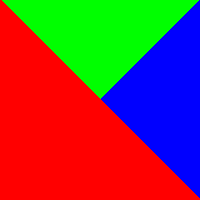
#> input picture samples/BMP24.BMP, 200 x 200 px
$ python -i img_encode.py   (imports and definitions only)
#> lines starting #> are read from the running program, lines starting #| are printed output that depends on the picture
#> further down, picture is the input picture: PIL image 200x200 RGB; mean R, G, B 129.4, 62.5, 63.1
#!/usr/bin/env python3
"""Convert <img> tags in an HTML page to MSX WBrowser's data:msx;base64 format.

Usage:
    img_encode.py <input.html-or-url> [<output.html>]

Processing per image:
    1. Fetch (http/https URL or local path; path may be absolute or relative
       to the HTML file's directory).
    2. If wider than the MSX content area, scale the width down to fit while
       keeping aspect ratio.
    3. Halve the height (width kept from step 2). This compensates for the
       ~2:1 display pixel aspect of Screen 6.
    4. Quantize to the four Screen-6 palette colours (white, light gray,
       dark gray, black).
    5. Pack as 2 bpp row-major bytes (4 pixels per byte, MSB first) with a
       two-byte header (width-in-bytes, height-in-rows) and base64-encode.
    6. Write the encoded payload back into the <img src=...> as
       data:msx;base64,... .

Needs: Pillow, requests (optional; urllib is used for URLs).
"""

from __future__ import annotations

import argparse
import base64
import io
import os
import re
import sys
import urllib.parse
import urllib.request
from dataclasses import dataclass
from typing import Optional, Tuple

try:
    from PIL import Image
except ImportError:
    sys.exit("Pillow is required: pip install Pillow")


# --- MSX WBrowser constants -------------------------------------------------

# Screen 6 content area width (CONTENT_X_END = 491 inclusive).
MSX_VIEW_W = 492

# Palette slots (Screen 6 pair values that the browser expects).
PAL_DGRAY = 0
PAL_LGRAY = 1
PAL_WHITE = 2
PAL_BLACK = 3

# RGB targets that the quantizer snaps each pixel to.
PAL_RGB = {
    PAL_WHITE: (255, 255, 255),
    PAL_LGRAY: (192, 192, 192),
    PAL_DGRAY: (96, 96, 96),
    PAL_BLACK: (0, 0, 0),
}


# --- Image fetching --------------------------------------------------------

def _is_url(s: str) -> bool:
    return s.lower().startswith(("http://", "https://"))


# [38 lines left out: functions fetch_bytes, _nearest_palette_index, quantize_to_palette, not called in this run]


# Screen-6 content viewport is 183 px tall. Stay a hair under it so a
# block-level image never spills past the bottom border (which would wrap
# around the Screen-6 VRAM and overwrite the titlebar). The format byte
# allows 255 but the browser can only show ~180 rows of any one image.
MAX_H = 180


def resize_for_msx(im: Image.Image) -> Image.Image:
    w, h = im.size
#> w = 200; h = 200
    # Step 1: scale down to viewport width if wider, keep aspect ratio.
    target_w = min(w, MSX_VIEW_W)
#> target_w = 200
    if target_w != w:
        new_h = max(1, round(h * (target_w / w)))
        im = im.resize((target_w, new_h), Image.LANCZOS)
    # Round width down to a multiple of 4 (our 2 bpp format packs 4 px / byte).
    w = im.size[0] - (im.size[0] % 4)
    if w != im.size[0]:
        im = im.crop((0, 0, w, im.size[1]))
    # Step 2: halve the height.
    new_h = max(1, im.size[1] // 2)
#> new_h = 100
    im = im.resize((im.size[0], new_h), Image.LANCZOS)
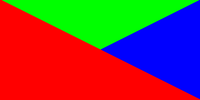
#> im: PIL image 200x100 RGB; mean R, G, B 129.4, 62.5, 63.1
    # Format only has 8 bits for height; if the halved image is still too
    # tall, scale both dimensions down proportionally (width stays multiple
    # of 4) so the final picture fits the header limits.
    if im.size[1] > MAX_H:
        scale = MAX_H / im.size[1]
        new_w = max(4, int(round(im.size[0] * scale)))
        new_w -= new_w % 4
        im = im.resize((new_w, MAX_H), Image.LANCZOS)
    return im


# [15 lines left out: function encode_msx, not called in this run]


# --- HTML rewriting --------------------------------------------------------

IMG_RE = re.compile(r"<img\b[^>]*>", re.IGNORECASE | re.DOTALL)
SRC_RE = re.compile(r"""(?P<key>\bsrc\b)\s*=\s*(?P<val>"[^"]*"|'[^']*'|[^\s>]+)""",
                    re.IGNORECASE)


@dataclass
class Rewrite:
    orig_tag: str
    new_tag: str
    before_len: int  # bytes
    after_len: int


# [85 lines left out: functions rewrite_img_tag, rewrite_html, read_html_input, default_output_for, main, not called in this run]


# [2 lines not run here, left out]

>>> from PIL import Image
>>> picture = Image.open('../../samples/BMP24.BMP')
>>> result = resize_for_msx(picture)
